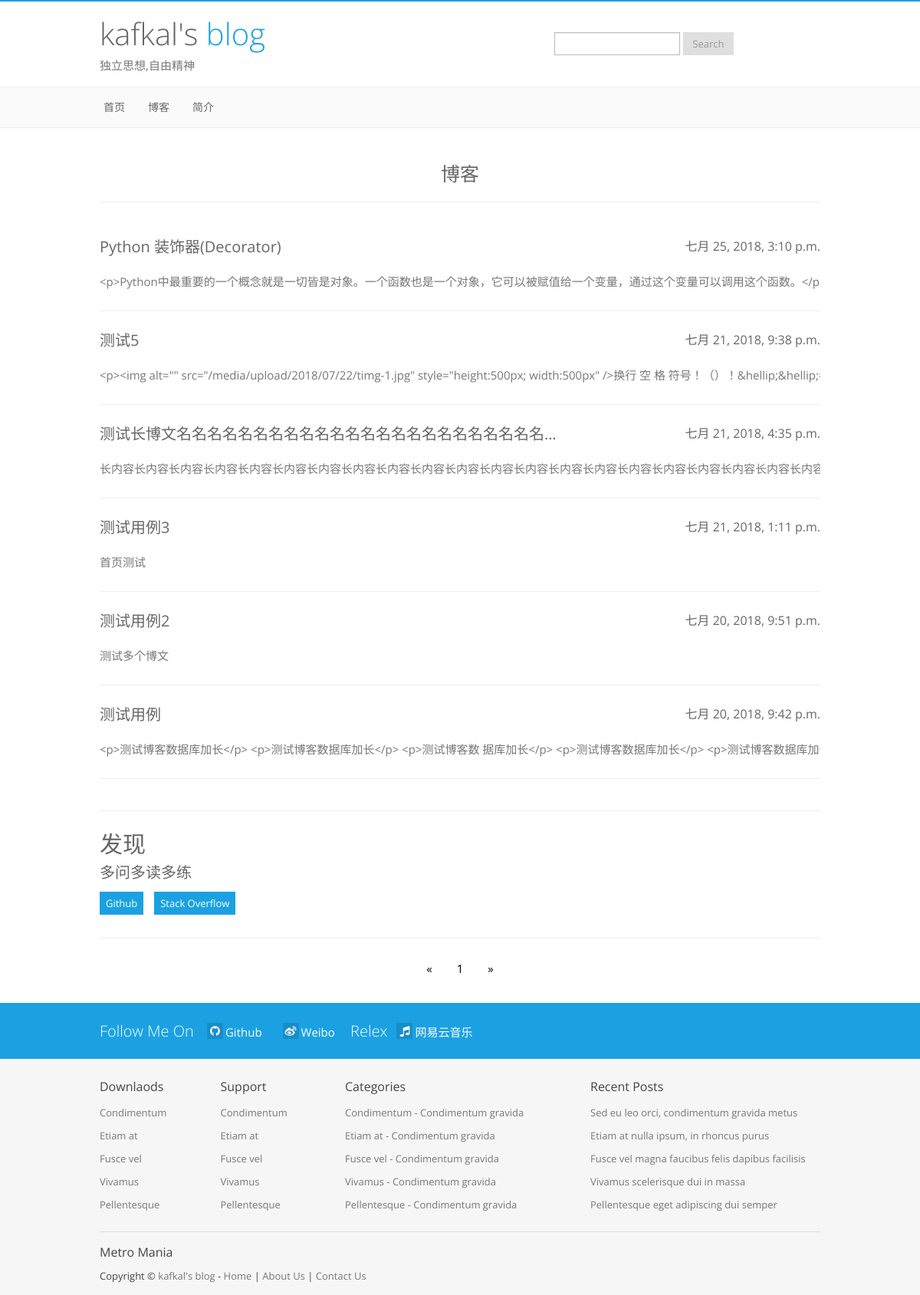
The app's page /blog/list/5/ with its own data.
### blog/models.py (models this page shows, shortened)
class BlogsPost(models.Model):
    title = models.CharField(max_length=150)  #博客标题
    text = RichTextUploadingField(config_name="博客正文")                 #博客正文
    date = models.DateTimeField()             #发布时间
    keywords = models.TextField(default='')             #关键词

### blog/views.py (the view)
# urls.py: path('list/<int:page>/',views.BlogList,name='list'),
def BlogList(request,page):
    blog_list = BlogsPost.objects.order_by('-date')
    blognum = list(range(1, (BlogsPost.objects.count()// 11 ) + 2))  # 每10篇博客分一页
    return render(request, 'blog/index.html', {'blog_list': blog_list, 'blog_num': blognum,'page':page})

### blog/templates/blog/index.html (shortened to what this page needs)
{% load static %}
{% load spacify %}
<!DOCTYPE html>
<html lang="en">
<head>
  <link rel="stylesheet" href="https://cdn.bootcss.com/font-awesome/4.7.0/css/font-awesome.css">
  <link href="{% static 'index/style/bootstrap.css' %}" rel="stylesheet" />
  <link href="{% static 'index/style/prettyPhoto.css' %}" rel="stylesheet"/>
  <link rel="stylesheet" href="{% static 'index/style/slider.css' %}" />
  <link rel="stylesheet" href="{% static 'index/style/flexslider.css' %}" />
  <link href="{% static 'index/style/style.css' %}" rel="stylesheet" />
  <link href="{% static 'index/style/lblue.css' %}" rel="stylesheet" />
  <link href="{% static 'index/style/bootstrap-responsive.css' %}" rel="stylesheet" />
<meta http-equiv="Content-Type" content="text/html; charset=utf-8" /></head>
<body>
<header>
  <div class="container">
    <div class="row">
      <div class="span6">
        <div class="logo">
          <h1><a href="#">kafkal's <span class="color">blog</span></a></h1>
          <div class="hmeta">独立思想,自由精神</div>
        </div>
      </div>
      <div class="span6">
        <div class="form">
          <form method="get" id="searchform" action="#" class="form-search" />
            <input type="text" value="" name="s" id="s" class="input-medium" />
            <button type="submit" class="btn">Search</button>
        </div>
      </div>
    </div>
  </div>
</header>
          <div class="navbar">
           <div class="navbar-inner">
             <div class="container">
               <div class="nav-collapse collapse">
                 <ul class="nav">
                   <li><a href="{% url 'index:index' %}">首页</a></li>
                   <li><a href="{% url 'blog:index' %}">博客</a></li>
                   <li><a href="{% url 'index:aboutus' %}">简介</a></li>
                 </ul>
               </div>
              </div>
           </div>
         </div>
<div class="content">
  <div class="container">
    <div class="row center">
      <div class="span12">
        <div class="bor"></div>
        <h4>博客</h4>
        <hr />
        <div class="bor"></div>
          {% for blog in blog_list %}
              <div style="height: 50px;weight:100%;"><a href="{% url 'blog:detail' blog.id %}"><h5 style="float: left" class="titletext">{{ blog.title }}</h5><h6 style="float: right">{{ blog.date }}</h6></a></div>
              <div style="height: 30px;weight:100%;" class="hid"><a href="{% url 'blog:detail' blog.id %}" style="color: #777777;float: left" class="hid">{{ blog.text }}</a></div>
              <hr />
          {% endfor %}
      </div>
    </div>
<hr />
  <div class="discover">
    <div class="row">
      <div class="span12">
        <h3>发现</h3>
        <div class="big grey">多问多读多练</div>
          <div class="dis-nav button">
            <a href="#" id="one">Github</a>
            <a href="https://stackoverflow.com/"id="two">Stack Overflow</a>
          </div>
      </div>
    </div>
  </div>
<hr />
  <div style="text-align: center">
    <ul class="pagination">
        <li><a href="{% url 'blog:index' %}">«</a></li>
        {% for i in blog_num %}
            {% ifequal i page %}
                <li><a class="activeli" href="{% url 'blog:list' i %}">{{ i }}</a></li>
            {% else %}
                <li><a href="{% url 'blog:list' i %}">{{ i }}</a></li>
            {% endifequal %}
        {% endfor %}
        <li><a href="#">»</a></li>
    </ul>
  </div>
</div>
<div class="social-links">
  <div class="container">
    <div class="row">
      <div class="span12">
          <p class="big"><span>Follow Me On</span> <a href="https://github.com/mtp1997411" target="_blank"><i class="fa fa-github"></i>Github</a><a href="https://weibo.com/u/2211865032" target="_blank"><i class="fa fa-weibo"></i>Weibo</a>
              <span>Relex</span><a href="https://music.163.com/#/playlist?id=423085978" target="_blank"><i class="fa fa-music"></i>网易云音乐</a></p>
      </div>
    </div>
  </div>
</div>
<footer>
  <div class="container">
    <div class="row">
      <div class="widgets">
        <div class="span4">
          <div class="fwidget">
            <div class="col-l">
              <h6>Downlaods</h6>
              <ul>
                <li><a href="#">Condimentum</a></li>
                <li><a href="#">Etiam at</a></li>
                <li><a href="#">Fusce vel</a></li>
                <li><a href="#">Vivamus</a></li>
                <li><a href="#">Pellentesque</a></li>
              </ul>
            </div>
            <div class="col-r">
              <h6>Support</h6>
              <ul>
                <li><a href="#">Condimentum</a></li>
                <li><a href="#">Etiam at</a></li>
                <li><a href="#">Fusce vel</a></li>
                <li><a href="#">Vivamus</a></li>
                <li><a href="#">Pellentesque</a></li>
              </ul>
            </div>
          </div>
        </div>
        <div class="span4">
          <div class="fwidget">
            <h6>Categories</h6>
            <ul>
              <li><a href="#">Condimentum - Condimentum gravida</a></li>
              <li><a href="#">Etiam at - Condimentum gravida</a></li>
              <li><a href="#">Fusce vel - Condimentum gravida</a></li>
              <li><a href="#">Vivamus - Condimentum gravida</a></li>
              <li><a href="#">Pellentesque - Condimentum gravida</a></li>
            </ul>
          </div>
        </div>
        <div class="span4">
          <div class="fwidget">
            <h6>Recent Posts</h6>
            <ul>
              <li><a href="#">Sed eu leo orci, condimentum gravida metus</a></li>
              <li><a href="#">Etiam at nulla ipsum, in rhoncus purus</a></li>
              <li><a href="#">Fusce vel magna faucibus felis dapibus facilisis</a></li>
              <li><a href="#">Vivamus scelerisque dui in massa</a></li>
              <li><a href="#">Pellentesque eget adipiscing dui semper</a></li>
            </ul>
          </div>
        </div>
      </div>
      <div class="span12">
          <div class="copy">
            <h6>Metro <span class="color">Mania</span></h6>
            <p>Copyright &copy; <a href="#">kafkal's blog</a> - <a href={% url 'index:index' %}>Home</a> | <a href={% url 'index:aboutus' %}>About Us</a> | <a href="https://github.com/mtp1997411">Contact Us</a></p>
          </div>
      </div>
    </div>
  </div>
</footer>
</div>
</body>
</html>

### static/index/style/style.css (style rules this page uses)
* { border-radius: 0px !important; }
body { color: #666; font-size: 15px; line-height: 25px; font-weight: 400; }
h1,h2,h3,h4,h5,h6 { font-family: 'Open Sans', sans-serif; font-weight: normal !important; margin: 2px 0px 5px 0px; padding: 2px 0px; color: #666; }
h1,h2 { font-weight: 300 !important; }
h3,h4,h5,h6 { font-weight: 400 !important; color: #666; }
h3 { font-size: 30px; line-height: 35px; }
h4 { font-size: 25px; line-height: 30px; }
h5 { font-size: 20px; line-height: 25px; }
h6 { font-size: 16px; line-height: 24px; }
p { margin: 2px 0px; }
hr { margin: 20px 0px; }
.bor { height: 20px; }
.center { text-align: center; }
.grey { color: #666; }
.big { font-size: 20px !important; font-family: 'Open Sans', sans-serif; margin-bottom: 10px; font-weight: 300; }
.form { margin:20px 0px; margin-bottom: 0px; }
.button a, .button a:visited { color: #fff; font-size: 13px; line-height: 20px; display: inline-block; padding: 5px 8px; margin-top: 3px; }
.col-l { width: 47.5%; float: left; }
.col-r { width: 47.5%; float: right; }
form button { font-size:13px !important; }
form input { font-size:13px !important; }
header { background: #fff; }
header .logo { padding: 15px 0px; }
header .logo h1 { font-size: 40px; line-height: 45px; margin-bottom: 5px; }
header .logo h1 a, header .logo h1 a:visited, header .logo h1 a:hover { color: #666; text-decoration: none; }
header .logo .hmeta { color: #777; }
header .form { text-align: center; max-width: 270px; margin: 0 auto; width: 260px; padding-top: 40px; }
.navbar-inner > .container { width:940px; }
.navbar { margin-bottom: 0px; }
.navbar *,.nav-collapse * { box-shadow: none !important; text-shadow: none !important; border-radius: 0px !important; font-weight: normal !important; font-size: 14px !important; }
.navbar-inner { padding-left: 0px; background: #fafafa; filter: none !important; }
.navbar { border-top: 1px solid #eee !important; border-bottom: 1px solid #eee !important; }
.navbar a, .navbar a:visited { color:#666 !important; }
.navbar .nav > li > a, .navbar .nav > li > a:visited { color: #666 !important; padding:30px 30px 30x; filter: none !important; }
.content { margin-top: 20px; }
.content ul { list-style-type: none; margin-left: 0px; }
.content ul li { padding: 5px 0px; }
.dis-nav a { display: inline-block; margin-right: 10px; margin-bottom: 10px; color: #fff; }
.social-links { margin-top: 20px; padding:20px 0px 10px 0px; color: #fff; line-height: 30px; }
.social-links a, .social-links a:visited, .social-links a:hover { font-size: 15px; margin: 0px 15px; color: #fff; font-weight: 400; text-decoration: none; display: inline-block; }
.social-links i { position: relative; top: -2px; width: 15px; text-align: center; padding: 3px; right: 3px; }
footer { font-size: 13px; background: #f6f6f6; color: #444; }
footer a { color: #777; }
footer .color { color: #444; }
footer h6 { color: #444; }
footer ul { list-style-type: none; margin-left: 0px; }
footer ul li { padding: 3px 0px; }
footer .widgets { margin-top: 20px; }
footer .copy { border-top: 1px solid #ddd; padding: 10px 0px; margin-top: 10px; }

### static/index/style/lblue.css (style rules this page uses)
a { color: #1ba1e2; }
.color { color: #1ba1e2; }
header { border-top: 2px solid #1ba1e2; }
.social-links { background: #1ba1e2; }
.social-links i { background: #178ec7; }
.button a { background: #1ba1e2; }

### blog/templates/blog/index.html (style rules this page uses)
.hid { overflow: hidden; text-overflow: ellipsis; white-space: nowrap; }
.titletext { overflow: hidden; text-overflow: ellipsis; white-space: nowrap; max-width:600px; }
ul.pagination { display: inline-block; padding: 0; margin: 0; }
ul.pagination li { display: inline; }
ul.pagination li a { color: black; float: left; padding: 8px 16px; text-decoration: none; }

### records on screen
BlogsPost: title "Python 装饰器(Decorator)", date "七月 25, 2018, 3:10 p.m.", text "<p>Python中最重要的一个概念就是一切皆是对象。一个函数也是一个对象，它可以被赋值给一个变量，通过这个变量可以调用这个函数。<…"
BlogsPost: title "测试5", date "七月 21, 2018, 9:38 p.m.", text "<p><img alt=\"\" src=\"/media/upload/2018/07/22/timg-1.jpg\" style=\"height:500px; width:500px\" />换行 空 格 符号！（）！&hellip;&helli…"
BlogsPost: title "测试长博文名名名名名名名名名名名名名名名名名名名名名名名名…", date "七月 21, 2018, 4:35 p.m.", text "长内容长内容长内容长内容长内容长内容长内容长内容长内容长内容长内容长内容长内容长内容长内容长内容长内容长内容长内容长内容长…"
BlogsPost: title "测试用例3", date "七月 21, 2018, 1:11 p.m.", text "首页测试"
BlogsPost: title "测试用例2", date "七月 20, 2018, 9:51 p.m.", text "测试多个博文"
BlogsPost: title "测试用例", date "七月 20, 2018, 9:42 p.m.", text "<p>测试博客数据库加长</p> <p>测试博客数据库加长</p> <p>测试博客数 据库加长</p> <p>测试博客数据库加长</p> <p>测试博客数据库…"

### other values on screen
{{ i }} "1"
